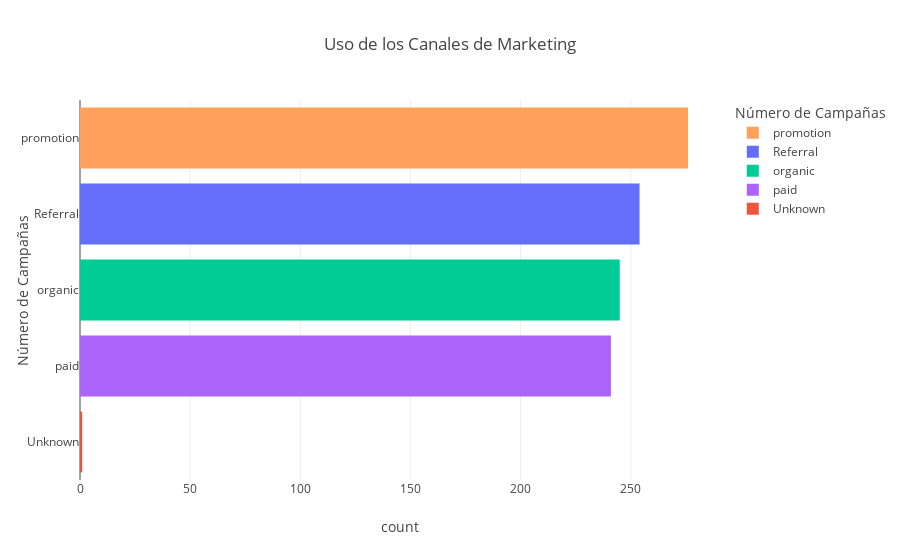

Notebook code for this chart:
### Code cell
#gráfica de barras que muestre el uso de los canales de marketing
fig = px.bar(
    df['channel'].value_counts().reset_index(),
    x='count',
    y='channel',
    title='Uso de los Canales de Marketing',
    labels={'index': 'Canal', 'channel': 'Número de Campañas'},
    color='channel',
    color_discrete_map=colores_canales
)
fig.update_layout(title_text='Uso de los Canales de Marketing', title_x=0.5)
fig.show()

### Figure 1 — Plotly figure (JSON) as saved in the notebook; plotly's stock layout.template omitted (floating-point values rounded to 4 significant figures)
{"data": [{"hovertemplate": "Número de Campañas=%{y}<br>count=%{x}<extra></extra>", "legendgroup": "promotion", "marker": {"color": "#FFA15A", "pattern": {"shape": ""}}, "name": "promotion", "orientation": "h", "showlegend": true, "textposition": "auto", "type": "bar", "x": [276], "xaxis": "x", "y": ["promotion"], "yaxis": "y"}, {"hovertemplate": "Número de Campañas=%{y}<br>count=%{x}<extra></extra>", "legendgroup": "Referral", "marker": {"color": "#636EFA", "pattern": {"shape": ""}}, "name": "Referral", "orientation": "h", "showlegend": true, "textposition": "auto", "type": "bar", "x": [254], "xaxis": "x", "y": ["Referral"], "yaxis": "y"}, {"hovertemplate": "Número de Campañas=%{y}<br>count=%{x}<extra></extra>", "legendgroup": "organic", "marker": {"color": "#00CC96", "pattern": {"shape": ""}}, "name": "organic", "orientation": "h", "showlegend": true, "textposition": "auto", "type": "bar", "x": [245], "xaxis": "x", "y": ["organic"], "yaxis": "y"}, {"hovertemplate": "Número de Campañas=%{y}<br>count=%{x}<extra></extra>", "legendgroup": "paid", "marker": {"color": "#AB63FA", "pattern": {"shape": ""}}, "name": "paid", "orientation": "h", "showlegend": true, "textposition": "auto", "type": "bar", "x": [241], "xaxis": "x", "y": ["paid"], "yaxis": "y"}, {"hovertemplate": "Número de Campañas=%{y}<br>count=%{x}<extra></extra>", "legendgroup": "Unknown", "marker": {"color": "#EF553B", "pattern": {"shape": ""}}, "name": "Unknown", "orientation": "h", "showlegend": true, "textposition": "auto", "type": "bar", "x": [1], "xaxis": "x", "y": ["Unknown"], "yaxis": "y"}], "layout": {"barmode": "relative", "legend": {"title": {"text": "Número de Campañas"}, "tracegroupgap": 0}, "title": {"text": "Uso de los Canales de Marketing", "x": 0.5}, "xaxis": {"anchor": "y", "domain": [0, 1], "title": {"text": "count"}}, "yaxis": {"anchor": "x", "categoryarray": ["Unknown", "paid", "organic", "Referral", "promotion"], "categoryorder": "array", "domain": [0, 1], "title": {"text": "Número de Campañas"}}}}
